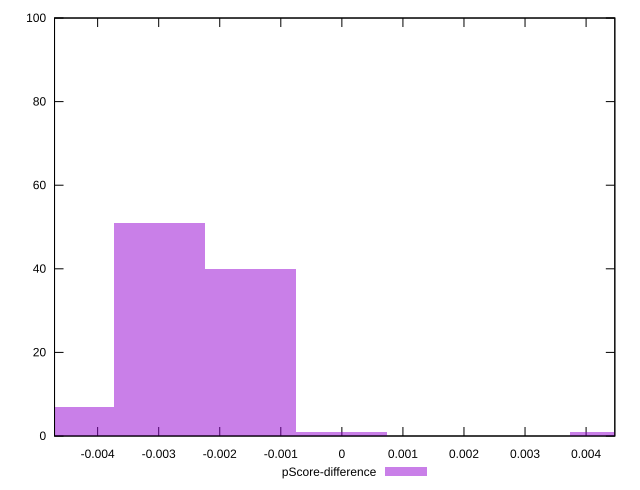

Recreate this plot in gnuplot.
reset

$pScoreDifference <<EOF
-0.0014930366589361688 40
-0.0029860733178723375 51
-0.004479109976808506 7
0.004479109976808506 1
0 1
EOF

set key outside below
set boxwidth 0.0014930366589361688
set xrange [-0.004705882352941171:0.004470588235294115]
set yrange [0:100]
set trange [0:100]
set style fill transparent solid 0.5 noborder
set terminal svg size 640, 490 enhanced background rgb 'white'
set output "report_00021_2021-02-20T09:16:39.615Z/uses-rel-preload/samples/pages+cached+noadtech+nomedia+nocss/pScore-difference/histogram.svg"

plot $pScoreDifference title "pScore-difference" with boxes

reset
